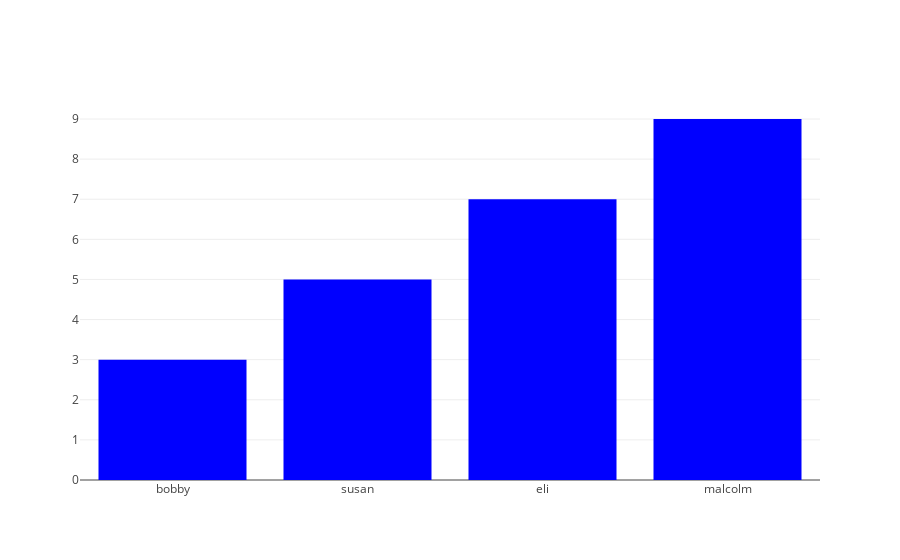

Notebook code cell kept with this figure:
### Markdown cell above
So far, we have only worked with either scatter charts or line charts.  The two charts are really quite similar -- connecting lines versus no connecting lines  -- and plotly treats them as such.  However, there are other ways of viewing the world beyond dots and lines.  Now let's see how.

For example, we can make a bar chart, simply by specifying the in our dictionary that the `type` is `bar` for a `bar` trace.

### Code cell
bar_trace = {'type': 'bar', 'x': ['bobby', 'susan', 'eli', 'malcolm'], 'y': [3, 5, 7, 9], 'marker': {'color': 'blue'}, 'name': 'Our nice bar trace'}

plotly.offline.iplot([
    bar_trace
])

### Figure 1 — Plotly figure (JSON) as saved in the notebook; plotly's stock layout.template omitted (floating-point values rounded to 4 significant figures)
{"data": [{"marker": {"color": "blue"}, "name": "Our nice bar trace", "type": "bar", "uid": "dcdcef42-78d8-11e9-a59d-234735bf4bc9", "x": ["bobby", "susan", "eli", "malcolm"], "y": [3, 5, 7, 9]}], "layout": {}}
